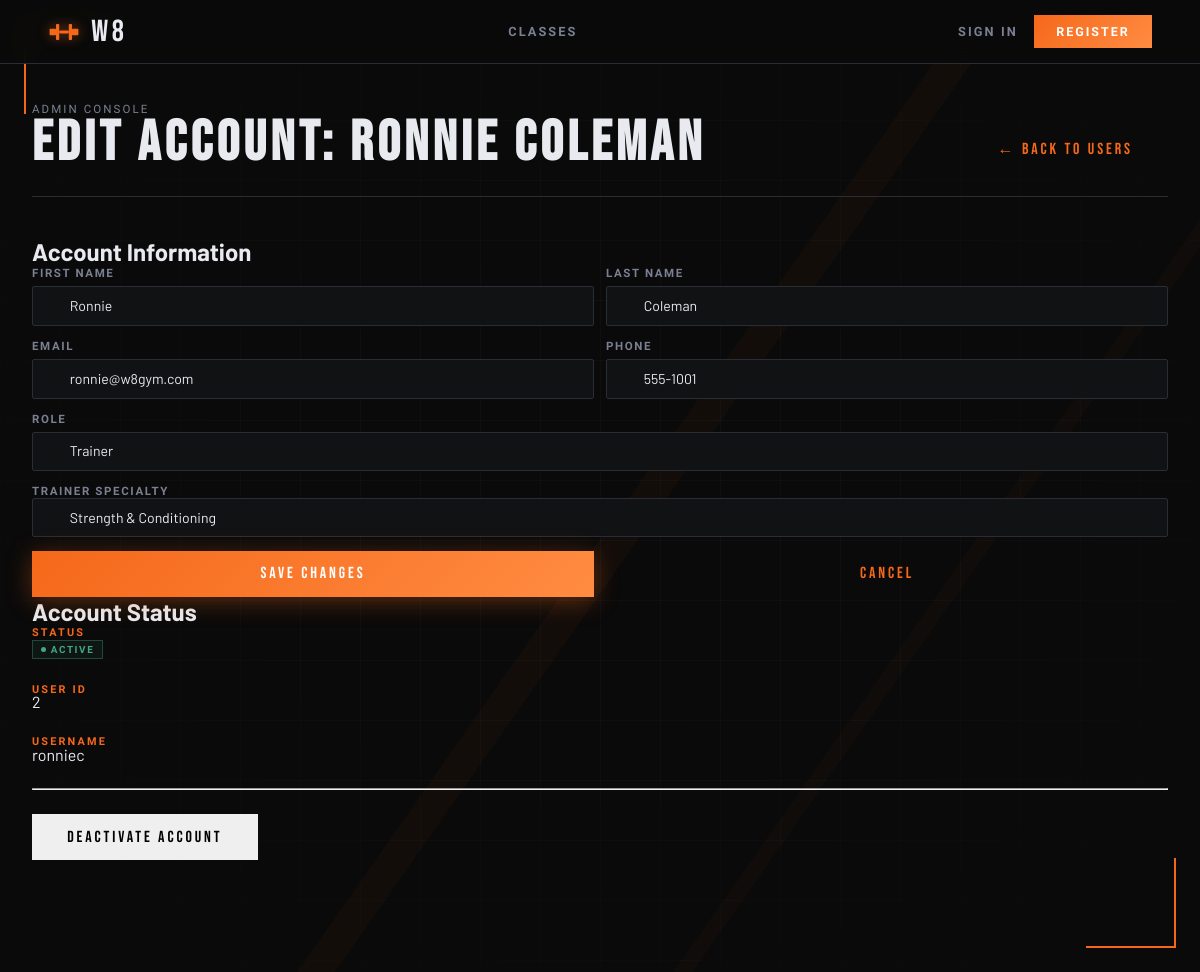
Page /pages/admin_edit_user.php?id=2 (signed in) on the earlier database version.
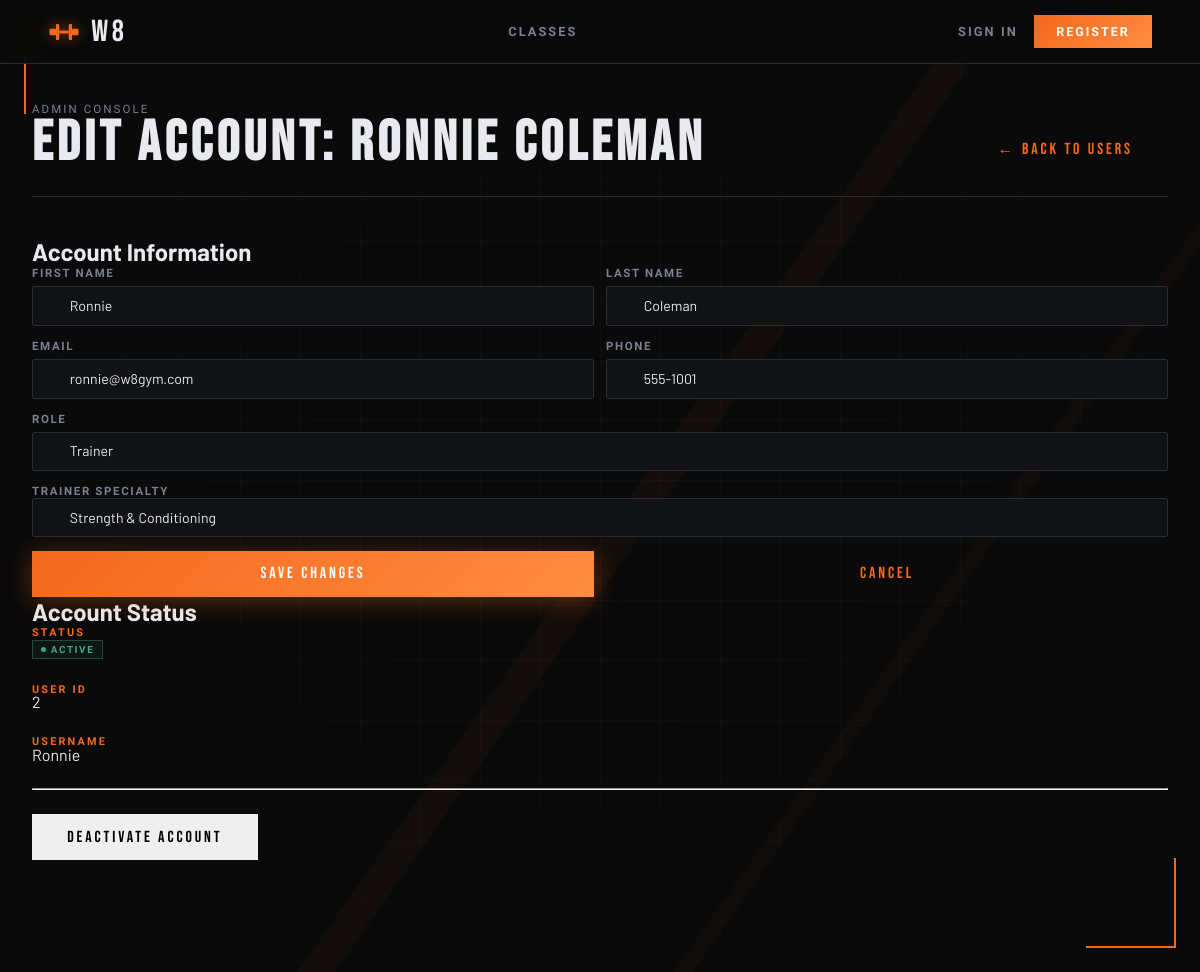
Same page on the later database version.
### tables this page shows
CREATE TABLE users (
  id             INTEGER PRIMARY KEY AUTOINCREMENT,
  username       TEXT    NOT NULL UNIQUE,
  email          TEXT    NOT NULL UNIQUE,
  password_hash  TEXT    NOT NULL,
  first_name     TEXT    NOT NULL,
  last_name      TEXT    NOT NULL,
  phone          TEXT    DEFAULT NULL,
  date_of_birth  TEXT    DEFAULT NULL,   -- ISO-8601: YYYY-MM-DD
  photo_path     TEXT    DEFAULT NULL,   -- stored relative path
  role           TEXT    NOT NULL DEFAULT 'member'
                         CHECK (role IN ('member','trainer','admin')),
  is_active      INTEGER NOT NULL DEFAULT 1,
  created_at     TEXT    NOT NULL DEFAULT (datetime('now')),
  updated_at     TEXT    NOT NULL DEFAULT (datetime('now'))
  -- NOTE: update updated_at via UPDATE trigger or in application code
);

### pages/admin_edit_user.php (the view, shortened to what the changed rows need)
<?php
$db = get_db();
$userId = (int)($_GET['id'] ?? 0);
$stmt = $db->prepare('SELECT id, username, email, first_name, last_name, phone, role, is_active FROM users WHERE id = ?');
$stmt->execute([$userId]);
$user = $stmt->fetch();
?>
<!doctype html>
<html lang="en">
<head>
  <link rel="stylesheet" href="../css/base.css">
  <link rel="stylesheet" href="../css/components.css">
  <link rel="stylesheet" href="../css/admin.css">
</head>
<body>
  <main class="admin-layout">
    <header class="admin-header">
      <div>
        <div class="admin-header__sub">Admin Console</div>
        <h1 class="admin-header__title">Edit Account: <?= htmlspecialchars($user['first_name'] . ' ' . $user['last_name'], ENT_QUOTES, 'UTF-8') ?></h1>
      </div>
    </header>
    <section class="admin-section">
      <div class="admin-panel admin-panel--split">
        <div class="admin-panel__block">
          <h2 class="admin-panel__title">Account Information</h2>
          <form class="form" method="post" action="../actions/admin_update_user.php" novalidate>
            <div class="form__row">
              <div class="field">
                <label class="field__label" for="edit-firstname">First Name</label>
                <input class="field__input" id="edit-firstname" name="first_name" type="text" value="<?= htmlspecialchars($user['first_name'], ENT_QUOTES, 'UTF-8') ?>" required>
              </div>
              <div class="field">
                <label class="field__label" for="edit-lastname">Last Name</label>
                <input class="field__input" id="edit-lastname" name="last_name" type="text" value="<?= htmlspecialchars($user['last_name'], ENT_QUOTES, 'UTF-8') ?>" required>
              </div>
            </div>
            <div class="form__row">
              <div class="field">
                <label class="field__label" for="edit-email">Email</label>
                <input class="field__input" id="edit-email" name="email" type="email" value="<?= htmlspecialchars($user['email'], ENT_QUOTES, 'UTF-8') ?>" required>
              </div>
              <div class="field">
                <label class="field__label" for="edit-phone">Phone</label>
                <input class="field__input" id="edit-phone" name="phone" type="tel" value="<?= htmlspecialchars($user['phone'] ?? '', ENT_QUOTES, 'UTF-8') ?>">
              </div>
            </div>
            <div class="field">
              <label class="field__label" for="edit-role">Role</label>
              <select class="field__input" id="edit-role" name="role" required>
                <option value="trainer" <?= $user['role'] === 'trainer' ? 'selected' : '' ?>>Trainer</option>
              </select>
            </div>
          </form>
        </div>
        <div class="admin-panel__block">
          <h2 class="admin-panel__title">Account Status</h2>
          <div style="margin-bottom: 1.5rem;">
            <p class="form-section-label">User ID</p>
            <p><?= (int)$user['id'] ?></p>
          </div>
          <div style="margin-bottom: 1.5rem;">
            <p class="form-section-label">Username</p>
            <p><?= htmlspecialchars($user['username'], ENT_QUOTES, 'UTF-8') ?></p>
          </div>
        </div>
      </div>
    </section>
  </main>
</body>
</html>

Differences in the rows shown:
changed users "Ronnie Coleman": username "ronniec" → "Ronnie"
